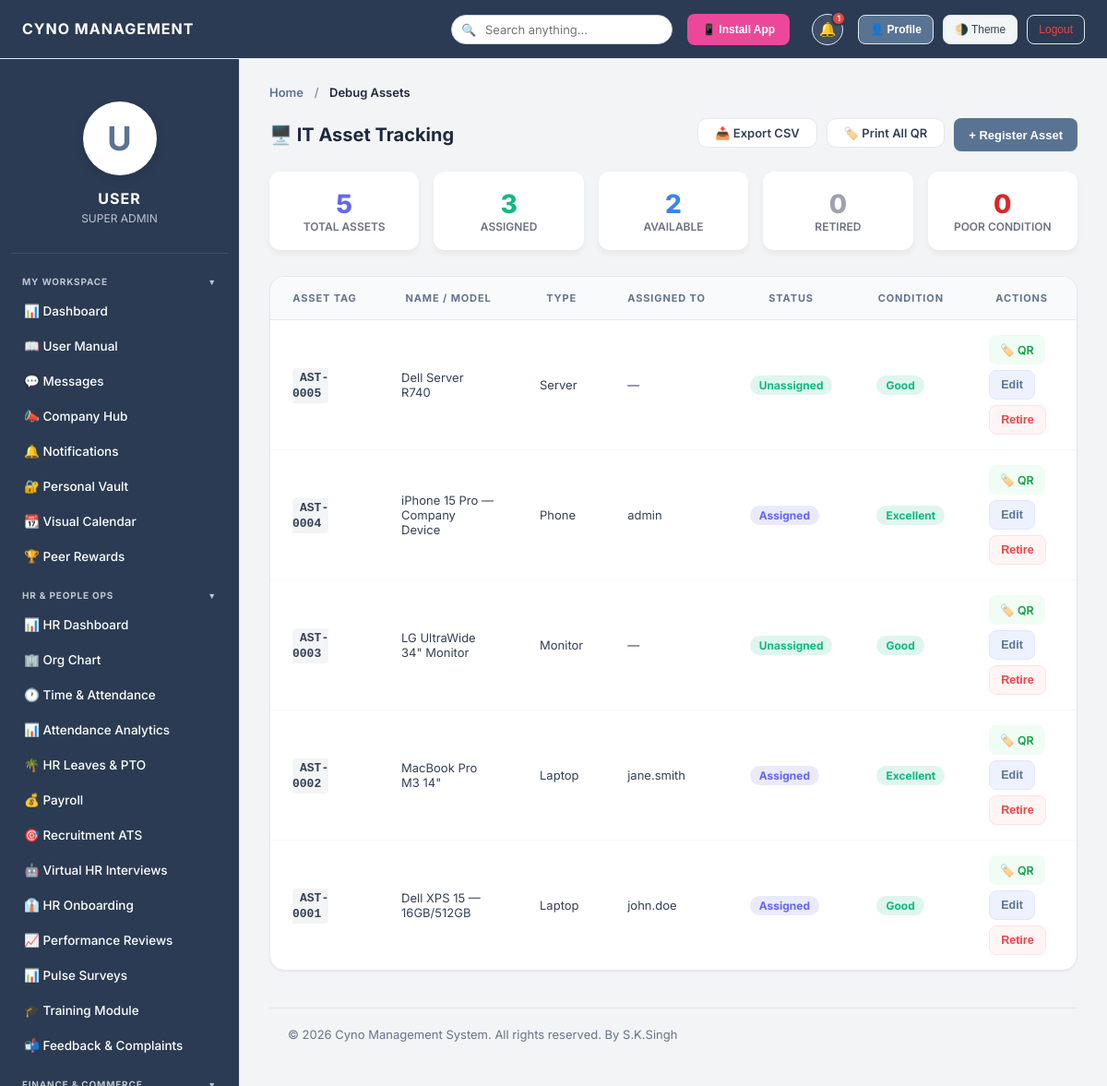
Page /debug_assets.php on the committed database.
### tables this page shows
CREATE TABLE assets (
        id INTEGER PRIMARY KEY AUTOINCREMENT,
        asset_tag TEXT UNIQUE NOT NULL,
        name TEXT NOT NULL,
        type TEXT NOT NULL,
        assigned_to TEXT,
        status TEXT DEFAULT 'Unassigned',
        condition TEXT DEFAULT 'Good',
        registered_at DATETIME DEFAULT CURRENT_TIMESTAMP
    , branch_id TEXT DEFAULT 'Global HQ');

### debug_assets.php (called while the page is built, shortened)
<?php
try {
    require 'assets.php';
} catch (Throwable $e) {
    echo "\n\nCRASH:\n";
    echo $e->getMessage() . "\n";
    echo $e->getTraceAsString() . "\n";
}

### includes/db.php (called while the page is built, shortened)
<?php
function hasPermission($pdo, $permission_key) {
    if (in_array($_SESSION['role'], ['Admin', 'Super Admin']) || $_SESSION['role'] === 'Super Admin') return true;
    return false;
}

### assets.php (the view, shortened to what this page needs)
<?php
require_once 'includes/db.php';
require_once 'includes/header.php';
require_once 'includes/sidebar.php';
$canCreateAssets = hasPermission($pdo, 'create_assets');
$canEditAssets   = hasPermission($pdo, 'edit_assets');
$canDeleteAssets   = hasPermission($pdo, 'delete_assets');
$isAdmin = (in_array($_SESSION['role'], ['Admin', 'Super Admin']) || $_SESSION['role'] === 'Manager');
if ($isAdmin) {
    $assets = $pdo->query("SELECT * FROM assets ORDER BY id DESC")->fetchAll(PDO::FETCH_ASSOC);
} else {
    $myBranch = $pdo->query("SELECT branch_id FROM users WHERE login_id = '{$_SESSION['login_id']}'")->fetchColumn() ?: 'Global HQ';
    $stmt = $pdo->prepare("SELECT * FROM assets WHERE branch_id = ? ORDER BY id DESC");
    $stmt->execute([$myBranch]);
    $assets = $stmt->fetchAll(PDO::FETCH_ASSOC);
}
$stats = $pdo->query("
    SELECT
        COUNT(*) AS total,
        SUM(CASE WHEN status='Assigned' THEN 1 ELSE 0 END) AS assigned,
        SUM(CASE WHEN status='Unassigned' THEN 1 ELSE 0 END) AS available,
        SUM(CASE WHEN status='Retired' THEN 1 ELSE 0 END) AS retired,
        SUM(CASE WHEN `condition`='Poor' OR `condition`='Damaged' THEN 1 ELSE 0 END) AS needs_attention
    FROM assets
")->fetch(PDO::FETCH_ASSOC);
?>
<div class="content-section active">
    <div class="section-header">
        <h2>🖥️ IT Asset Tracking</h2>
        <div style="display:flex;gap:10px;">
            <a href="controllers/export_csv.php?table=assets" class="view-button" style="text-decoration:none;padding:10px 18px;border-radius:10px;background:var(--bg-card);border:1px solid var(--border-card);font-size:13px;font-weight:600;color:var(--text-body);">📥 Export CSV</a>
            <a href="controllers/asset_qr.php?all=1" target="_blank" class="view-button" style="text-decoration:none;padding:10px 18px;border-radius:10px;background:var(--bg-card);border:1px solid var(--border-card);font-size:13px;font-weight:600;color:var(--text-body);">🏷️ Print All QR</a>
            <?php if($canCreateAssets): ?>
            <button class="add-button" onclick="openAssetModal()">+ Register Asset</button>
            <?php endif; ?>
        </div>
    </div>
    <div style="display:grid; grid-template-columns:repeat(auto-fill, minmax(160px,1fr)); gap:16px; margin-bottom:28px;">
        <div style="background:white; border-radius:12px; padding:18px; box-shadow:0 4px 6px rgba(0,0,0,0.05);  text-align:center;">
            <div style="font-size:28px; font-weight:800; color:#6366f1;"><?= $stats['total'] ?></div>
            <div style="font-size:12px; color:#6b7280; font-weight:600; text-transform:uppercase;">Total Assets</div>
        </div>
        <div style="background:white; border-radius:12px; padding:18px; box-shadow:0 4px 6px rgba(0,0,0,0.05);  text-align:center;">
            <div style="font-size:28px; font-weight:800; color:#10b981;"><?= $stats['assigned'] ?></div>
            <div style="font-size:12px; color:#6b7280; font-weight:600; text-transform:uppercase;">Assigned</div>
        </div>
        <div style="background:white; border-radius:12px; padding:18px; box-shadow:0 4px 6px rgba(0,0,0,0.05);  text-align:center;">
            <div style="font-size:28px; font-weight:800; color:#3b82f6;"><?= $stats['available'] ?></div>
            <div style="font-size:12px; color:#6b7280; font-weight:600; text-transform:uppercase;">Available</div>
        </div>
        <div style="background:white; border-radius:12px; padding:18px; box-shadow:0 4px 6px rgba(0,0,0,0.05);  text-align:center;">
            <div style="font-size:28px; font-weight:800; color:#9ca3af;"><?= $stats['retired'] ?></div>
            <div style="font-size:12px; color:#6b7280; font-weight:600; text-transform:uppercase;">Retired</div>
        </div>
        <div style="background:white; border-radius:12px; padding:18px; box-shadow:0 4px 6px rgba(0,0,0,0.05);  text-align:center;">
            <div style="font-size:28px; font-weight:800; color:#dc2626;"><?= $stats['needs_attention'] ?></div>
            <div style="font-size:12px; color:#6b7280; font-weight:600; text-transform:uppercase;">Poor Condition</div>
        </div>
    </div>
    <div class="data-table">
        <table>
            <thead>
                <tr>
                    <th>Asset Tag</th>
                    <th>Name / Model</th>
                    <th>Type</th>
                    <th>Assigned To</th>
                    <th>Status</th>
                    <th>Condition</th>
                    <?php if($isAdmin): ?><th>Actions</th><?php endif; ?>
                </tr>
            </thead>
            <tbody>
                <?php foreach($assets as $a):
                    $statusColor = $a['status'] === 'Assigned' ? '#6366f1' : ($a['status'] === 'Retired' ? '#9ca3af' : '#10b981');
                    $condColor   = in_array($a['condition'], ['Poor', 'Damaged']) ? '#dc2626' : ($a['condition'] === 'Fair' ? '#f59e0b' : '#10b981');
                ?>
                <tr>
                    <td><code style="background:#f3f4f6; padding:3px 8px; border-radius:4px; font-weight:700;"><?= htmlspecialchars($a['asset_tag']) ?></code></td>
                    <td><?= htmlspecialchars($a['name']) ?></td>
                    <td><?= htmlspecialchars($a['type']) ?></td>
                    <td><?= htmlspecialchars($a['assigned_to'] ?: '—') ?></td>
                    <td><span style="background:<?= $statusColor ?>22; color:<?= $statusColor ?>; padding:3px 10px; border-radius:12px; font-size:12px; font-weight:700;"><?= htmlspecialchars($a['status']) ?></span></td>
                    <td><span style="background:<?= $condColor ?>22; color:<?= $condColor ?>; padding:3px 10px; border-radius:12px; font-size:12px; font-weight:700;"><?= htmlspecialchars($a['condition']) ?></span></td>
                    <?php if($canEditAssets || $canDeleteAssets): ?>
                    <td class="action-buttons">
                        <a href="controllers/asset_qr.php?id=<?= $a['id'] ?>" target="_blank" class="edit-button" style="text-decoration:none;background:#f0fdf4;color:#16a34a;border:none;">🏷️ QR</a>
                        <?php if($canEditAssets): ?>
                        <button class="edit-button" onclick='editAsset(<?= json_encode($a) ?>)'>Edit</button>
                        <?php endif; ?>
                        <?php if($canDeleteAssets): ?>
                        <form method="POST" action="controllers/delete_asset.php" style="display:inline;" onsubmit="return confirm('Retire this asset from the registry?')">
                            <button type="submit" class="delete-button">Retire</button>
                        </form>
                        <?php endif; ?>
                    </td>
                    <?php endif; ?>
                </tr>
                <?php endforeach; ?>
            </tbody>
        </table>
    </div>
</div>
<?php require_once 'includes/footer.php'; ?>

### rows in the picture
assets: asset_tag "AST-0005", name "Dell Server R740", type "Server", assigned_to "—", status "Unassigned", condition "Good"
assets: asset_tag "AST-0004", name "iPhone 15 Pro — Company Device", type "Phone", assigned_to "admin", status "Assigned", condition "Excellent"
assets: asset_tag "AST-0003", name "LG UltraWide 34\" Monitor", type "Monitor", assigned_to "—", status "Unassigned", condition "Good"
assets: asset_tag "AST-0002", name "MacBook Pro M3 14\"", type "Laptop", assigned_to "jane.smith", status "Assigned", condition "Excellent"
assets: asset_tag "AST-0001", name "Dell XPS 15 — 16GB/512GB", type "Laptop", assigned_to "john.doe", status "Assigned", condition "Good"

### other values in the picture
$GLOBAL_SETTINGS['company_name'] "CYNO MANAGEMENT"
$_notifCount "1"
$_SESSION['name'] "USER"
$_SESSION['role'] "SUPER ADMIN"
$pageTitle "Debug Assets"
$stats['total'] "5"
$stats['assigned'] "3"
$stats['available'] "2"
$stats['retired'] "0"
$stats['needs_attention'] "0"
